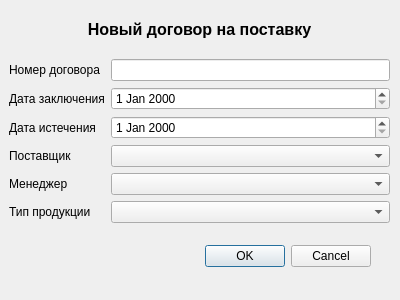
<?xml version="1.0" encoding="UTF-8"?>
<ui version="4.0">
 <class>newdogovorinPostavka</class>
 <widget class="QDialog" name="newdogovorinPostavka">
  <property name="geometry">
   <rect>
    <x>0</x>
    <y>0</y>
    <width>400</width>
    <height>300</height>
   </rect>
  </property>
  <property name="windowTitle">
   <string>Dialog</string>
  </property>
  <widget class="QDialogButtonBox" name="buttonBox">
   <property name="geometry">
    <rect>
     <x>30</x>
     <y>240</y>
     <width>341</width>
     <height>32</height>
    </rect>
   </property>
   <property name="orientation">
    <enum>Qt::Horizontal</enum>
   </property>
   <property name="standardButtons">
    <set>QDialogButtonBox::Cancel|QDialogButtonBox::Ok</set>
   </property>
  </widget>
  <widget class="QWidget" name="verticalLayoutWidget">
   <property name="geometry">
    <rect>
     <x>9</x>
     <y>9</y>
     <width>381</width>
     <height>41</height>
    </rect>
   </property>
   <layout class="QVBoxLayout" name="verticalLayout">
    <item>
     <widget class="QLabel" name="label">
      <property name="font">
       <font>
        <pointsize>12</pointsize>
        <weight>75</weight>
        <bold>true</bold>
       </font>
      </property>
      <property name="text">
       <string>Новый договор на поставку</string>
      </property>
      <property name="alignment">
       <set>Qt::AlignCenter</set>
      </property>
     </widget>
    </item>
   </layout>
  </widget>
  <widget class="QWidget" name="formLayoutWidget">
   <property name="geometry">
    <rect>
     <x>9</x>
     <y>59</y>
     <width>381</width>
     <height>171</height>
    </rect>
   </property>
   <layout class="QFormLayout" name="formLayout">
    <item row="0" column="0">
     <widget class="QLabel" name="label_2">
      <property name="text">
       <string>Номер договора</string>
      </property>
     </widget>
    </item>
    <item row="1" column="0">
     <widget class="QLabel" name="label_3">
      <property name="text">
       <string>Дата заключения</string>
      </property>
     </widget>
    </item>
    <item row="2" column="0">
     <widget class="QLabel" name="label_4">
      <property name="text">
       <string>Дата истечения</string>
      </property>
     </widget>
    </item>
    <item row="3" column="0">
     <widget class="QLabel" name="label_5">
      <property name="text">
       <string>Поставщик</string>
      </property>
     </widget>
    </item>
    <item row="4" column="0">
     <widget class="QLabel" name="label_6">
      <property name="text">
       <string>Менеджер</string>
      </property>
     </widget>
    </item>
    <item row="3" column="1">
     <widget class="QComboBox" name="DgPost"/>
    </item>
    <item row="4" column="1">
     <widget class="QComboBox" name="DgManager"/>
    </item>
    <item row="1" column="1">
     <widget class="QDateEdit" name="dateZakl"/>
    </item>
    <item row="2" column="1">
     <widget class="QDateEdit" name="dateIst"/>
    </item>
    <item row="0" column="1">
     <widget class="QLineEdit" name="DgNumber"/>
    </item>
    <item row="5" column="0">
     <widget class="QLabel" name="label_7">
      <property name="text">
       <string>Тип продукции</string>
      </property>
     </widget>
    </item>
    <item row="5" column="1">
     <widget class="QComboBox" name="DgTip"/>
    </item>
   </layout>
  </widget>
 </widget>
 <resources/>
 <connections>
  <connection>
   <sender>buttonBox</sender>
   <signal>accepted()</signal>
   <receiver>newdogovorinPostavka</receiver>
   <slot>accept()</slot>
   <hints>
    <hint type="sourcelabel">
     <x>248</x>
     <y>254</y>
    </hint>
    <hint type="destinationlabel">
     <x>157</x>
     <y>274</y>
    </hint>
   </hints>
  </connection>
  <connection>
   <sender>buttonBox</sender>
   <signal>rejected()</signal>
   <receiver>newdogovorinPostavka</receiver>
   <slot>reject()</slot>
   <hints>
    <hint type="sourcelabel">
     <x>316</x>
     <y>260</y>
    </hint>
    <hint type="destinationlabel">
     <x>286</x>
     <y>274</y>
    </hint>
   </hints>
  </connection>
 </connections>
</ui>
